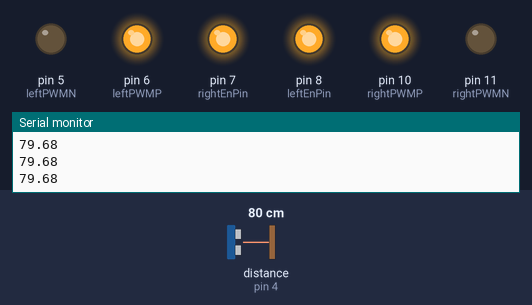
The sketch below on a simulated Arduino Uno, built with avr-gcc and run on an emulated ATmega328P. On the bench: output pins drawn as LEDs (lit = HIGH), the last lines printed to the serial monitor. Wiring (inferred from the names in the program): ultrasonic range finder: trigger pin 3; echo pin 4. The inputs (shaded band) are chosen by the test bench; at power-on: distance to the obstacle (sensor on pin 4) 80 cm. The echo pulse lasts 58.3 µs per cm; pins used as bus, display or sensor lines are not drawn.

Above: at 1.2 s.
1.3 s: distance to the obstacle (sensor on pin 4) set to 12 cm
2.8 s: distance to the obstacle (sensor on pin 4) set to 9 cm
At 4.1 s:
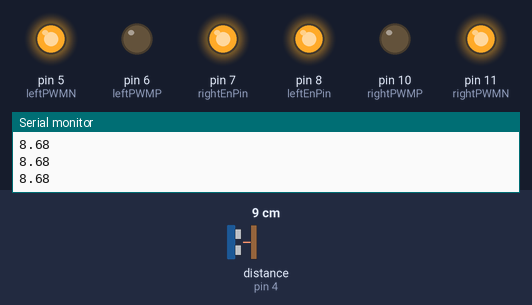
4.4 s: distance to the obstacle (sensor on pin 4) set to 18 cm
At 4.9 s:
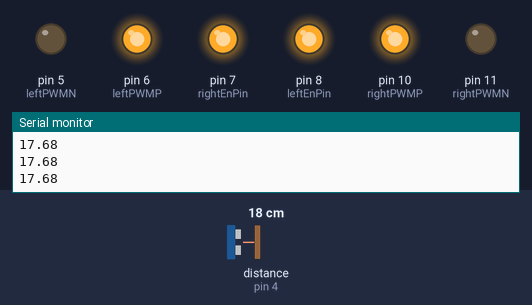
5.9 s: distance to the obstacle (sensor on pin 4) set to 2 cm
At 7.1 s:
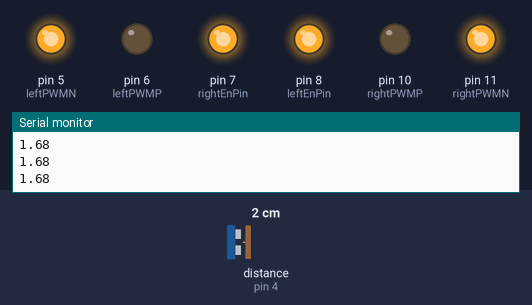
Timing chart, 0 to 8.4 s (numbered marks = the images above; inputs shaded):
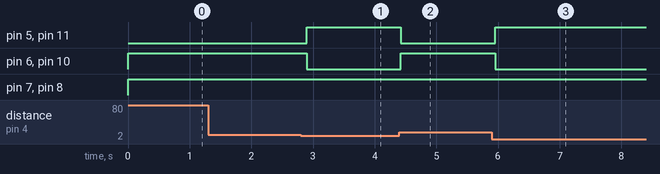

Measured:
- the behaviour switches between 11 and 10 cm on distance to the obstacle (sensor on pin 4) (found by bisection; images 0 and 1)
- after the input at 2.8 s, pin 5 (leftPWMN), pin 11 (rightPWMN): LOW → HIGH after 0.10 s; pin 6 (leftPWMP), pin 10 (rightPWMP): HIGH → LOW after 0.10 s
- after the input at 4.4 s, pin 5 (leftPWMN), pin 11 (rightPWMN): HIGH → LOW at once; pin 6 (leftPWMP), pin 10 (rightPWMP): LOW → HIGH at once
- after the input at 5.9 s, pin 5 (leftPWMN), pin 11 (rightPWMN): LOW → HIGH after 0.05 s; pin 6 (leftPWMP), pin 10 (rightPWMP): HIGH → LOW after 0.05 s

The sketch:

WiE_LF_Example.ino
```cpp
int leftEnPin = 8;
int leftPWMP = 6; //2A
int leftPWMN = 5; //1A

int rightEnPin = 7;
int rightPWMP = 10; //3A
int rightPWMN = 11; //4A

int irSensor = A0;

int sensorVal;

int triggerPin = 3;
int echoPin = 4;

float objectDistance;

// Setup your pins for input and output
void setup() {
  pinMode(leftEnPin, OUTPUT);
  pinMode(leftPWMP, OUTPUT);
  pinMode(leftPWMN, OUTPUT);

  pinMode(rightEnPin, OUTPUT);
  pinMode(rightPWMP, OUTPUT);
  pinMode(rightPWMN, OUTPUT);

  pinMode(triggerPin, OUTPUT);
  pinMode(echoPin, INPUT);

  Serial.begin(9600);

}

// This is where your code is going to be run
void loop() {
  objectDistance = distanceSensor();

  if(objectDistance > 10) driveForward(255);
  if(objectDistance < 10) driveBackward(255);

  delay(100);
}


// Super Helpful functions below

void driveForward(int speedValue){
  digitalWrite(leftEnPin, HIGH);
  analogWrite(leftPWMP, speedValue);
  analogWrite(leftPWMN, 0);

  digitalWrite(rightEnPin, HIGH);
  analogWrite(rightPWMP, speedValue);
  analogWrite(rightPWMN, 0);
}

void driveBackward(int speedValue){
  digitalWrite(leftEnPin, HIGH);
  analogWrite(leftPWMP, 0);
  analogWrite(leftPWMN, speedValue);

  digitalWrite(rightEnPin, HIGH);
  analogWrite(rightPWMP, 0);
  analogWrite(rightPWMN, speedValue);
}

void driveRight(int speedValue){
  digitalWrite(leftEnPin, HIGH);
  analogWrite(leftPWMP, speedValue);
  analogWrite(leftPWMN, 0);

  digitalWrite(rightEnPin, HIGH);
  analogWrite(rightPWMP, 0);
  analogWrite(rightPWMN, speedValue);
}

void driveLeft(int speedValue){
  digitalWrite(leftEnPin, HIGH);
  analogWrite(leftPWMP, 0);
  analogWrite(leftPWMN, speedValue);

  digitalWrite(rightEnPin, HIGH);
  analogWrite(rightPWMP, speedValue);
  analogWrite(rightPWMN, 0);
}

int distanceSensor(){
  float duration, distance;

  digitalWrite(triggerPin, LOW);
	delayMicroseconds(2);
	digitalWrite(triggerPin, HIGH);
	delayMicroseconds(10);
	digitalWrite(triggerPin, LOW);

  duration = pulseIn(echoPin, HIGH);
  distance = (duration*.0343)/2;
  Serial.print(distance);
  Serial.println();
  return distance;
}
```
